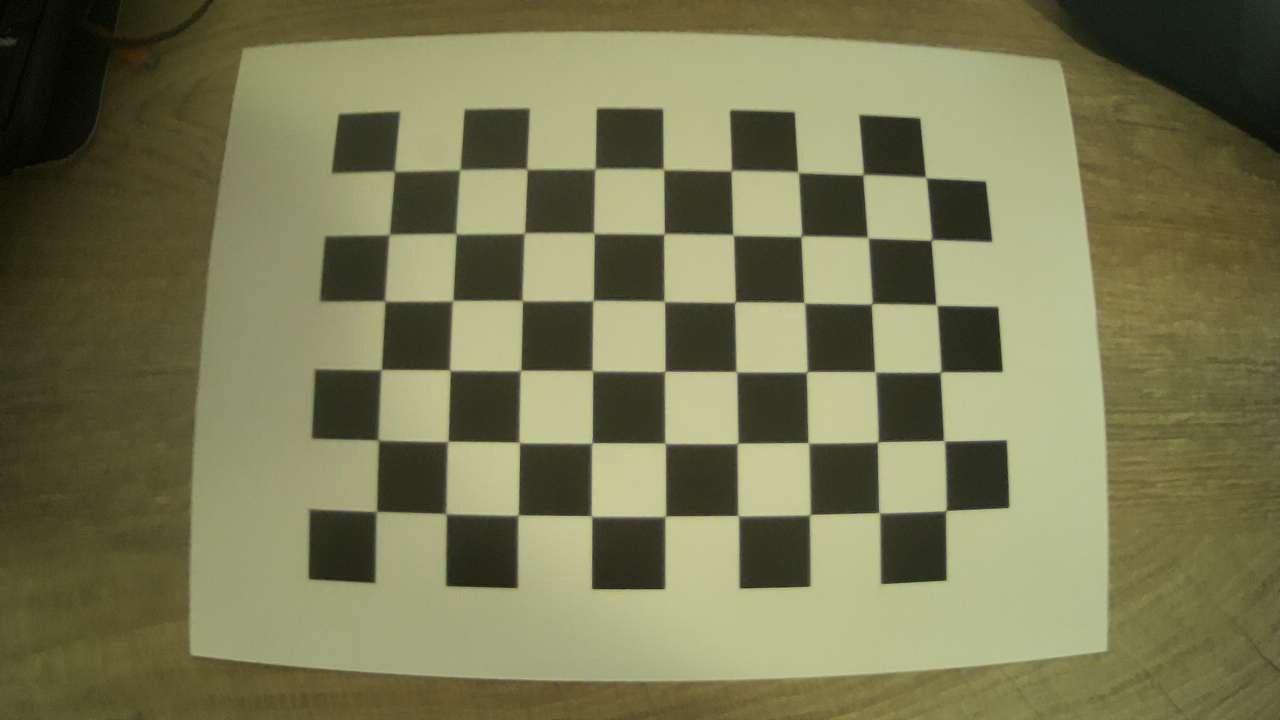
//> input picture images/xx1.jpg, 1280 x 720 px
$ ./Calibration2   (built with g++ and OpenCV 4)
//> lines starting //> are read from the running program, lines starting //| are printed output that depends on the picture; after the words box and inside, x2 and y2 are one past the last pixel; in counts of white or black regions, pixels touching at a corner belong together

#include <opencv2/opencv.hpp>
//#include <opencv2/calib3d/calib3d.hpp>
//#include <opencv2/highgui/highgui.hpp>
#include <opencv2/imgproc/imgproc.hpp>
//#include <opencv2/core/core_c.h>
//#include <opencv2/core/core.hpp>
#include <opencv2/calib3d.hpp>
#include <opencv2/highgui.hpp>
#include <stdio.h>
#include <iostream>
#include<typeinfo>
#include<iterator>
#include <algorithm>
#include<vector>

//#define CV_CALIB_CB_ADAPTIVE_THRESH 1
//#define CV_CALIB_CB_FAST_CHECK 8
//#define CV_CALIB_CB_NORMALIZE_IMAGE 2

// Defining the dimensions of checkerboard
int CHECKERBOARD[2]{6,9};

using namespace cv;

double iterationBody();

//Global parameters for final calculation
std::vector<std::vector<cv::Point3f>> objectPointsGlobal;
std::vector<std::vector<cv::Point2f>> imagePointsGlobal;
int intRows;
int intCols;
int noImagesUsed = 15;
int minImages = 5;
float epsilon = 2;
bool maxIterationsReached = false;
bool drawImages = false;

//Declaration of vector with indices of images to ignore
std::vector <int> imagesToIgnore;


// [38 lines left out: function main, not called in this run]

//Debugging purposes functions to print elements in vector
void print(std::vector <int> const &a) {
   std::cout << "The vector elements are : ";

   for(int i=0; i < a.size(); i++){
      std::cout << a.at(i) << ' ';
   }
   std::cout << std::endl;

}

void print(std::vector <float> const &a) {
   std::cout << "The vector elements are : ";

   for(int i=0; i < a.size(); i++){
      std::cout << a.at(i) << ' ';
   }
   std::cout << std::endl;

}


/*Function to add zeros to index position of images to be ignored
*This makes sure that the perViewErrorsVector is always equal to the amount of images used
*which will make it possible to ignore the images that gives the highest perViewError even
*when the vector of perViewErrors is getting smaller

*/
 std::vector<float> insertZeros(std::vector<float> vec){

  std::vector<float> copyVector = vec;
  for(int i = 0; i<imagesToIgnore.size(); i++){

      auto itPos = copyVector.begin() + (imagesToIgnore[i]+1);
      float zero = 0.0;
      copyVector.insert(itPos, zero);
  }
  return copyVector;
}

double iterationBody() {

  // Creating vector to store vectors of 3D points for each checkerboard image
  std::vector<std::vector<cv::Point3f> > objpoints;

  // Creating vector to store vectors of 2D points for each checkerboard image
  std::vector<std::vector<cv::Point2f> > imgpoints;

  // Defining the world coordinates for 3D points
  std::vector<cv::Point3f> objp;
  for(int i{0}; i<CHECKERBOARD[1]; i++)
  {
    for(int j{0}; j<CHECKERBOARD[0]; j++)
      objp.push_back(cv::Point3f(2.2 * j, 2.2 * i, 0));
  }

  // Extracting path of individual image stored in a given directory
  std::vector<cv::String> images;
  // Path of the folder containing checkerboard images
  std::string path = "./images/*.jpg";

  cv::glob(path, images);

  cv::Mat frame, gray;
  // vector to store the pixel coordinates of detected checker board corners
  std::vector<cv::Point2f> corner_pts;
  bool success;

  // Looping over all the images in the directory

  for(int i{0}; i<images.size(); i++)
  {
    //check if image should be ignore, if so, continue
    if (std::find(imagesToIgnore.begin(), imagesToIgnore.end(), i) != imagesToIgnore.end()){
      continue;
    }
    else {
      frame = cv::imread(images[i]);
//> frame is the input picture: 720 rows x 1280 cols, CV_8UC3; mean B, G, R 83.4, 119.4, 120.7

      int x = frame.size().width;
      int y = frame.size().height;

      //int down_width = 1280;
      //int down_height = 720;
      //Mat resized_up;

      cv::cvtColor(frame,gray,cv::COLOR_BGR2GRAY);
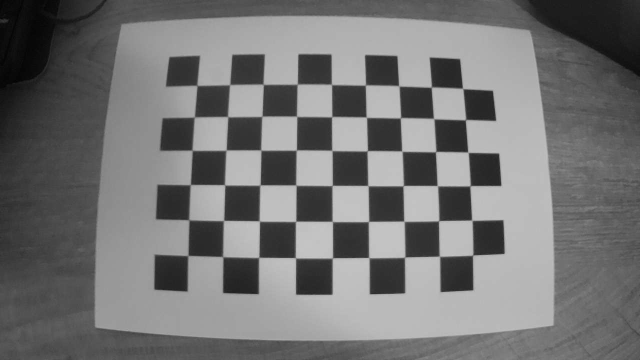
//> gray: 720 rows x 1280 cols, CV_8UC1 (shown at 1/2 size); min 1, max 203, mean 115.6

      // Finding checker board corners
      // If desired number of corners are found in the image then success = true
      success = cv::findChessboardCorners(gray, cv::Size(CHECKERBOARD[0], CHECKERBOARD[1]), corner_pts, CALIB_CB_ADAPTIVE_THRESH | CALIB_CB_FAST_CHECK | CALIB_CB_NORMALIZE_IMAGE);
//> success = true; corner_pts = 54 Points (x, y), first 12: [377.5, 511.2], [378.5, 440.5], [382.1, 369.3], [385.5, 301.2], [390.1, 234.2], [394.5, 171.6], [445.9, 514], [448.7, 440.9], [450.4, 370.4], [453.5, 299.7], [456.7, 233.9], [459.1, 170.2]

      /*
      * If desired number of corner are detected,
      * we refine the pixel coordinates and display
      * them on the images of checker board
      */
      if(success)
      {
        cv::TermCriteria criteria(TermCriteria::EPS | TermCriteria::MAX_ITER, 30, 0.001);

        // refining pixel coordinates for given 2d points.
        cv::cornerSubPix(gray,corner_pts,cv::Size(11,11), cv::Size(-1,-1),criteria);
//> corner_pts = 54 Points (x, y), first 12: [376.4, 511.5], [378.2, 440.1], [381.3, 369.6], [384.7, 300.9], [389.2, 234.6], [394.4, 171.2], [446, 513.6], [447.7, 441.4], [449.9, 370.2], [452.7, 300.7], [456.1, 233.8], [459.9, 169.8]

        // Displaying the detected corner points on the checker board
        cv::drawChessboardCorners(frame, cv::Size(CHECKERBOARD[0], CHECKERBOARD[1]), corner_pts, success);
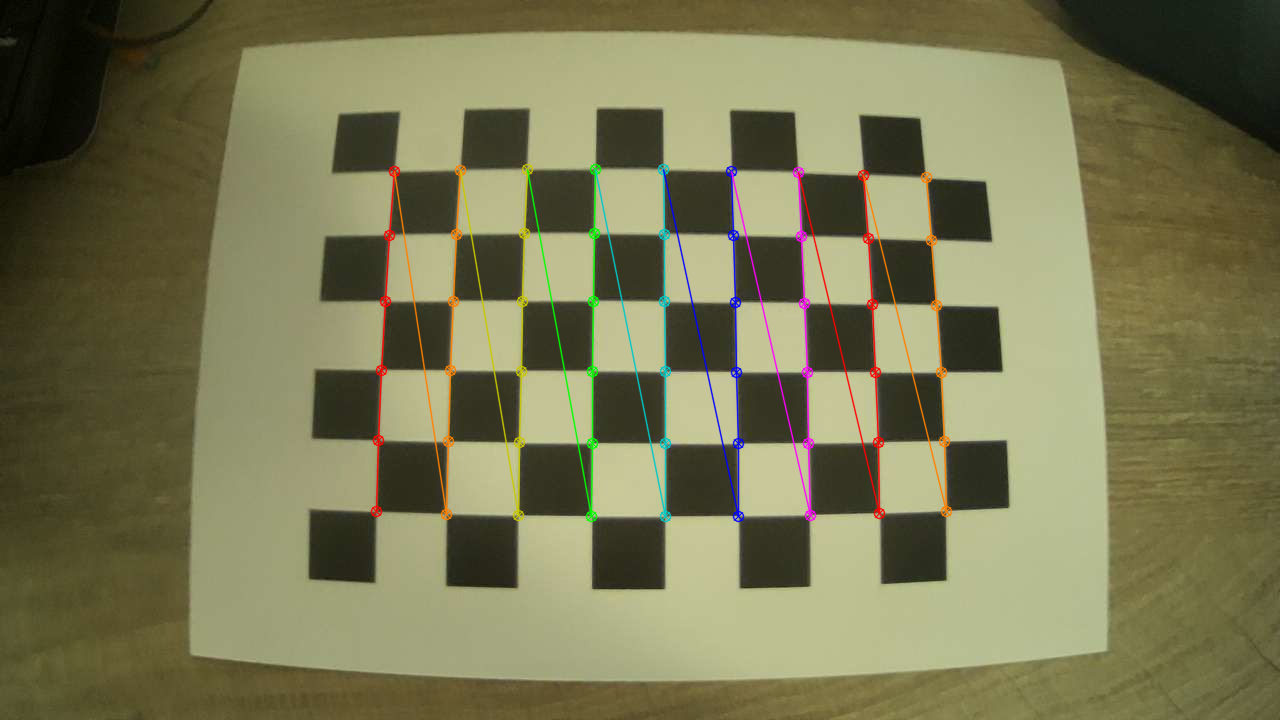
//> frame: 720 rows x 1280 cols, CV_8UC3; 2.38% of pixels changed, all inside (x1, y1, x2, y2) = (370, 163, 953, 523)

        objpoints.push_back(objp);
        imgpoints.push_back(corner_pts);
//> imgpoints = 1 point lists
      }

      // [5 lines of commented-out code are left out]

      if (drawImages) {
      cv::imshow("Image", frame);
      cv::waitKey(0);
      }


    }

  }
//> pass 2 of the loop in iterationBody, `for(int i{0}; i<images.size(); i++)`:
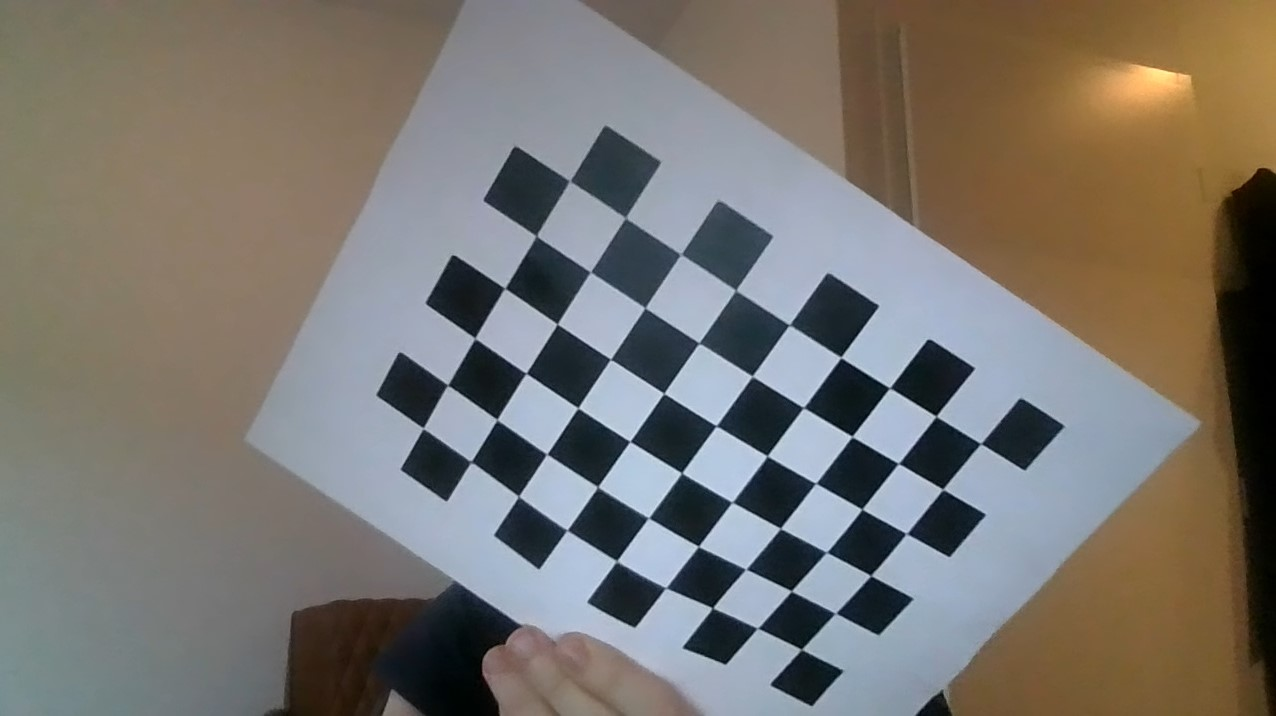
//> input picture images/xx10.jpg, 1276 x 716 px
//> in iterationBody, frame is the input picture: 716 rows x 1276 cols, CV_8UC3; mean B, G, R 110.5, 116.5, 120.8
//> in iterationBody, `cv::cvtColor(frame,gray,cv::COLOR_BGR2GRAY);`:
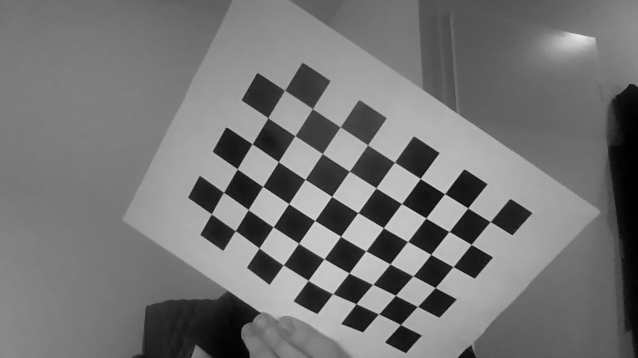
//> gray: 716 rows x 1276 cols, CV_8UC1 (shown at 1/2 size); min 0, max 236, mean 117.1
//> in iterationBody, `success = cv::findChessboardCorners(gray, cv::Size(CHECKERBOARD[0], CH..`: corner_pts = 54 Points (x, y), first 12: [981, 443.5], [942.8, 489.4], [905.2, 533.2], [870.6, 575.8], [836.4, 613.1], [801.3, 649.4], [936.3, 416.1], [898.4, 463.6], [862, 509.2], [826.6, 552], [791.5, 591], [757.5, 628]
//> in iterationBody, `cv::cornerSubPix(gray,corner_pts,cv::Size(11,11), cv::Size(-1,-1),crit..`: corner_pts = 54 Points (x, y), first 12: [980.8, 443.6], [942.8, 489.2], [906.4, 533.6], [870.7, 575.5], [835.5, 613.2], [801.5, 649.4], [936, 416.3], [898.5, 463.4], [861.9, 509.2], [826.5, 552.3], [791.3, 591], [757.6, 628.2]
//> in iterationBody, `cv::drawChessboardCorners(frame, cv::Size(CHECKERBOARD[0], CHECKERBOAR..`:
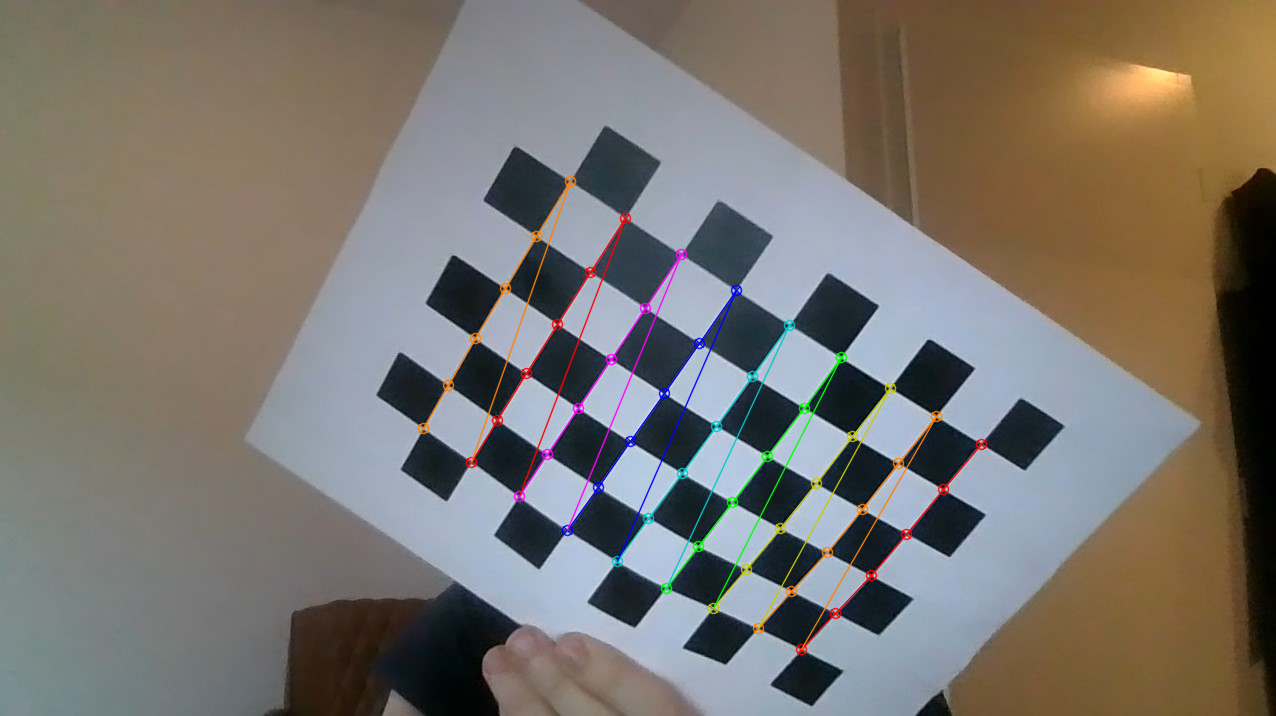
//> frame: 716 rows x 1276 cols, CV_8UC3; 1.88% of pixels changed, all inside (x1, y1, x2, y2) = (417, 175, 988, 656)
//> imgpoints = 2 point lists
//> pass 3 of the loop in iterationBody, `for(int i{0}; i<images.size(); i++)`:
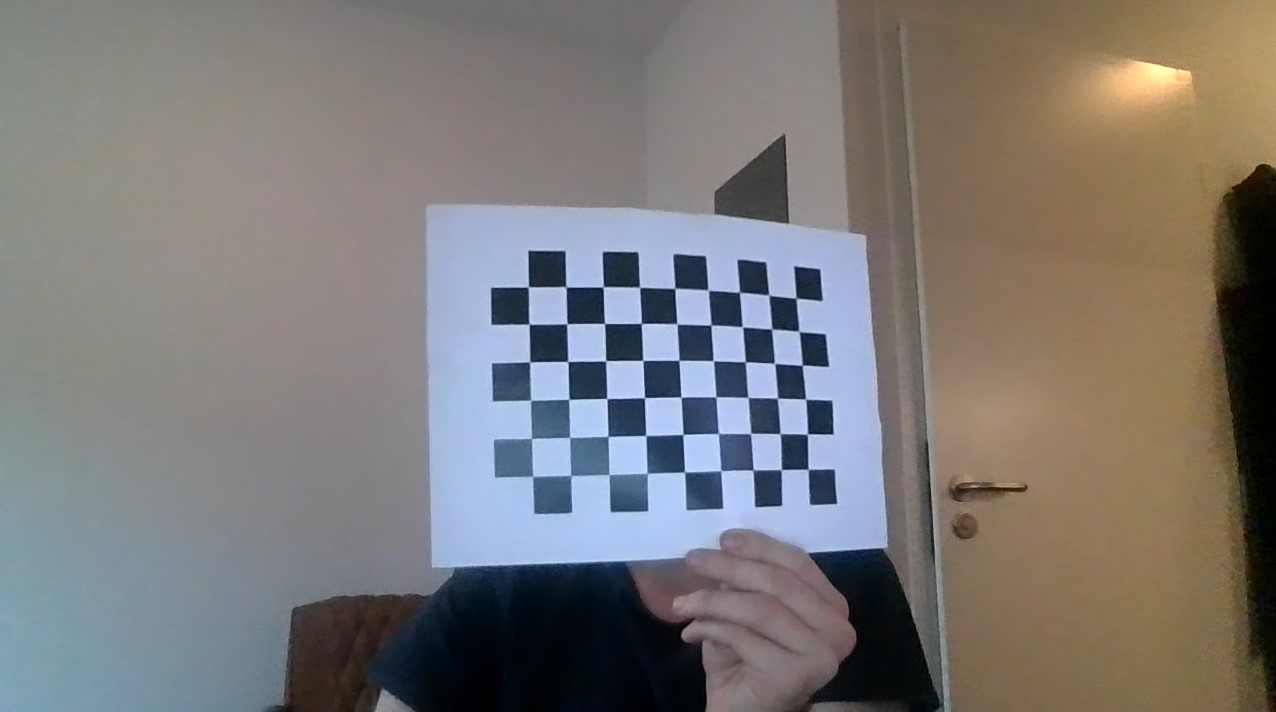
//> input picture images/xx11.jpg, 1276 x 712 px
//> in iterationBody, frame is the input picture: 712 rows x 1276 cols, CV_8UC3; mean B, G, R 118.1, 120.3, 123.3
//> in iterationBody, `cv::cvtColor(frame,gray,cv::COLOR_BGR2GRAY);`:
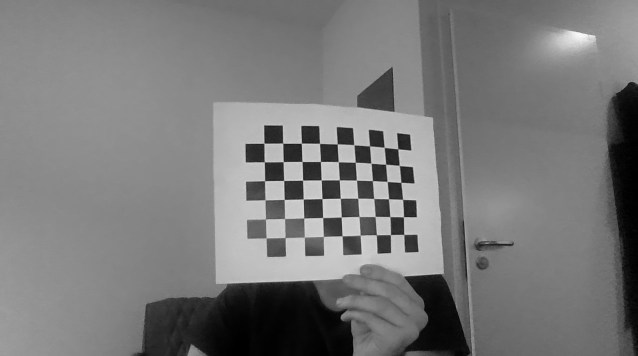
//> gray: 712 rows x 1276 cols, CV_8UC1 (shown at 1/2 size); min 0, max 248, mean 120.9
//> in iterationBody, `success = cv::findChessboardCorners(gray, cv::Size(CHECKERBOARD[0], CH..`: corner_pts = 54 Points (x, y), first 12: [796, 298.2], [798.8, 331.2], [802, 365.2], [805.4, 398.9], [807.3, 433.9], [808, 469.2], [769, 294.9], [771.8, 328.9], [774, 363], [777.3, 398], [779.6, 433.5], [781.4, 469.5]
//> in iterationBody, `cv::cornerSubPix(gray,corner_pts,cv::Size(11,11), cv::Size(-1,-1),crit..`: corner_pts = 54 Points (x, y), first 12: [796.2, 298.2], [799, 331.4], [802.2, 365.1], [805.7, 399.2], [807.4, 433.9], [808.1, 469.2], [768.7, 295.2], [771.7, 329], [774.6, 363.3], [777.5, 398.1], [780.2, 433.6], [781.3, 469.6]
//> in iterationBody, `cv::drawChessboardCorners(frame, cv::Size(CHECKERBOARD[0], CHECKERBOAR..`:
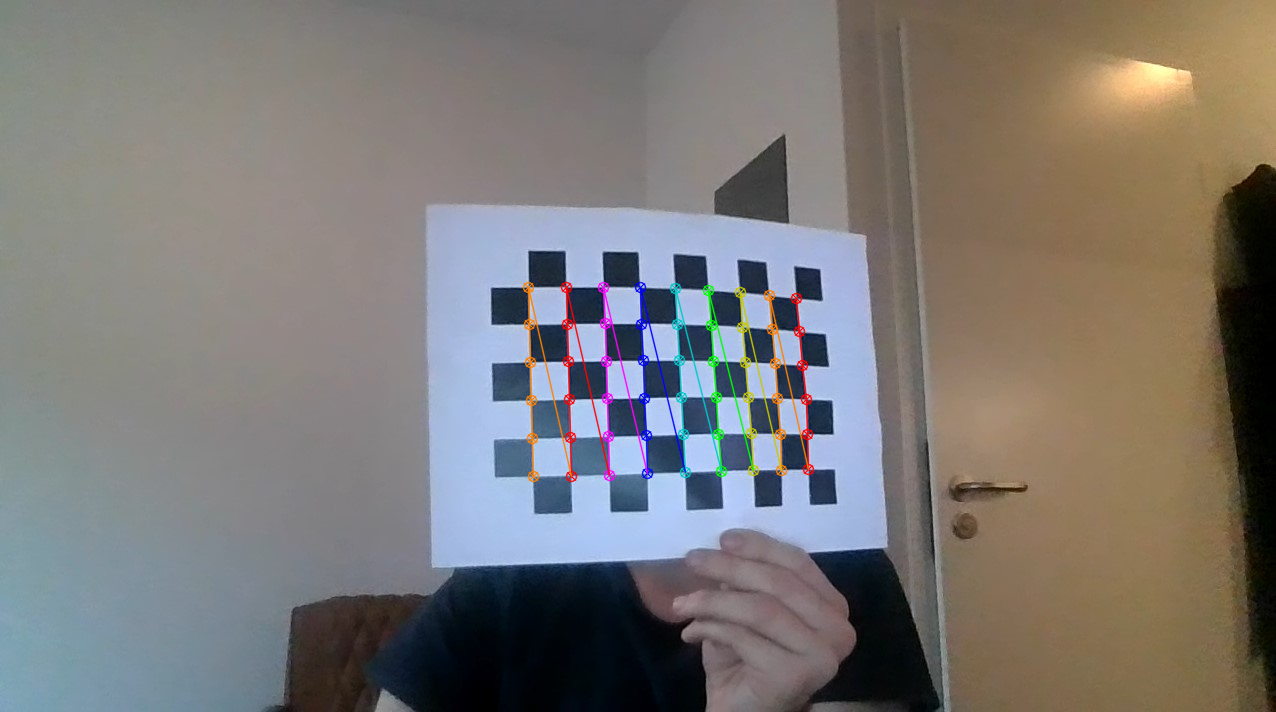
//> frame: 712 rows x 1276 cols, CV_8UC3; 1.5% of pixels changed, all inside (x1, y1, x2, y2) = (522, 281, 815, 483)
//> imgpoints = 3 point lists
//> the loop made 4 passes; the first 3 are shown

  //Debug purposes
  std::cout << "No.images used : " << imgpoints.size() << std::endl;
  cv::destroyAllWindows();

  cv::Mat cameraMatrix;
  cameraMatrix = cv::initCameraMatrix2D(objpoints,imgpoints,cv::Size(gray.rows,gray.cols));


  cv::Mat distCoeffs, R, T, stdDeviationsIntrinsics, stdDeviationsExtrinsics, perViewErrors;

  /*
  * Performing camera calibration by
  * passing the value of known 3D points (objpoints)
  * and corresponding pixel coordinates of the
  * detected corners (imgpoints)
  */

  double rmsRP_Error;
  rmsRP_Error = cv::calibrateCamera(objpoints, imgpoints, cv::Size(gray.rows,gray.cols), cameraMatrix, distCoeffs, R, T, stdDeviationsIntrinsics, stdDeviationsExtrinsics, perViewErrors, CALIB_USE_INTRINSIC_GUESS);
  //CALIB_USE_INTRINSIC_GUESS

  //converting to vector of floats
  std::vector<float> perViewErrorsVector;
  perViewErrorsVector.assign(perViewErrors.begin<float>(), perViewErrors.end<float>());


  //Passing vector to function insertZeros to make sure that index taken in next step correspond to index of image in original array used
  perViewErrorsVector = insertZeros(perViewErrorsVector);
  print(perViewErrorsVector);
  std::cout << perViewErrorsVector.size() << std::endl;

  //Getting the index of the element with the most error, adding it to vector of image-indices to ignore
  int maxElementIndex = std::max_element(perViewErrorsVector.begin(), perViewErrorsVector.end()) - perViewErrorsVector.begin();
  imagesToIgnore.push_back(maxElementIndex);


  if(noImagesUsed - imagesToIgnore.size() == minImages) {
    maxIterationsReached = true;
  }
  std::cout << maxIterationsReached << std::endl;

  //Assigning values to global variables so that cameraCalibration can be called outside scope of function
  objectPointsGlobal = objpoints;
  imagePointsGlobal = imgpoints;
  intRows = gray.rows;
  intCols = gray.cols;

  std::cout << rmsRP_Error << std::endl;
  print(imagesToIgnore);
  return rmsRP_Error;
}

// added to run one function of the file
int main() { iterationBody(); }
